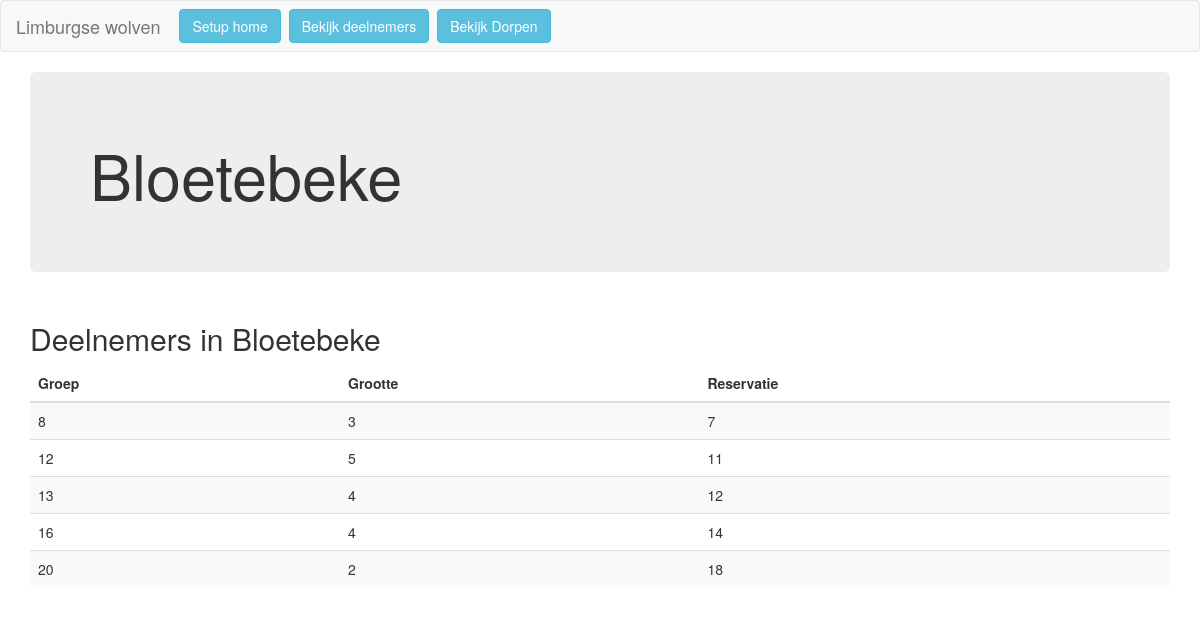
The page /village/Bloetebeke/participants/ (signed in) on the database its author committed.
### Autospelleider/models.py (models this page shows, shortened)
@python_2_unicode_compatible
class Village(models.Model):
    village_name = models.CharField(max_length=200)
    village_ID = models.PositiveIntegerField(null=True)
    start_inhabitants = models.PositiveIntegerField(null=True)
    timer = models.OneToOneField(Timer, related_name='village_timer', on_delete=models.CASCADE, blank=True, null=True)
    balance = models.IntegerField(null=True, blank=True)
    start_characters_amounts = models.CharField(max_length=200, null=True,blank=True)
    start_characters = models.CharField(max_length=1000, null=True,blank=True)
    influences = models.CharField(max_length=200, null=True,blank=True)

@python_2_unicode_compatible
class Group(models.Model):
    group_code = models.CharField(blank=True, null=True, max_length=200)
    group_ID = models.IntegerField(blank=True, null=True, default=-1)
    village = models.ForeignKey(Village, on_delete=models.SET_NULL, blank=True, null=True)
    familiar_groups = models.ManyToManyField("self", blank=True, related_name='group_familiar_groups')
    def group_size(self):
        return len(self.participant_set.all())

@python_2_unicode_compatible
class Participant(models.Model):
    first_name = models.CharField(max_length=200)
    last_name = models.CharField(max_length=200)
    participant_ID = models.PositiveIntegerField(null=True)
    reservation_ID = models.PositiveIntegerField(null=True)
    group = models.ForeignKey(Group, on_delete=models.SET_NULL, blank=True, null=True,)
    main_subscriber = models.BooleanField(default=False)
    paid = models.BooleanField(default=False)
    present = models.BooleanField(default=False)

### Autospelleider/views.py (the view)
# urls.py: url(r'^village/(?P<village_name>.+?)/participants/$', views.village, name='village'),
@login_required(login_url='/admin/login/')
def village(request, village_name):
    village = get_object_or_404(Village, village_name=village_name)
    return render(request, 'Autospelleider/village.html', {
        'village': village,
    })

### Autospelleider/templates/Autospelleider/village.html (shortened to what this page needs)
{% extends "Autospelleider/navbar.html" %}
{% block jumbotron %}
<div class="container">
  <div class="jumbotron">
    <h1>{{ village.village_name }}</h1>
  </div>
</div>
{% endblock %}
{% block content %}
<div class="container">
  <h2>Deelnemers in {{ village.village_name }}</h2>
  <table class="table table-striped">
    <thead>
      <tr>
        <th>Groep</th>
        <th>Grootte</th>
        <th>Reservatie</th>
      </tr>
    </thead>
    <tbody>
      {% for group in village.group_set.all %}
      <tr>
        <td>{{ group.group_ID }}</td>
        <td>{{ group.group_size }}</td>
        <td>{% for participant in group.participant_set.all|slice:":1" %}{{ participant.reservation_ID }}{% endfor %}</td>
      </tr>
      {% endfor %}
    </tbody>
  </table>
</div>
{% endblock %}

### rows shown on the page
Village: village_name "Bloetebeke"
Group: group_ID "8", group_size "3"
Participant: reservation_ID "7"
Group: group_ID "12", group_size "5"
Participant: reservation_ID "11"
Group: group_ID "13", group_size "4"
Participant: reservation_ID "12"
Group: group_ID "16", group_size "4"
Participant: reservation_ID "14"
Group: group_ID "20", group_size "2"
Participant: reservation_ID "18"
